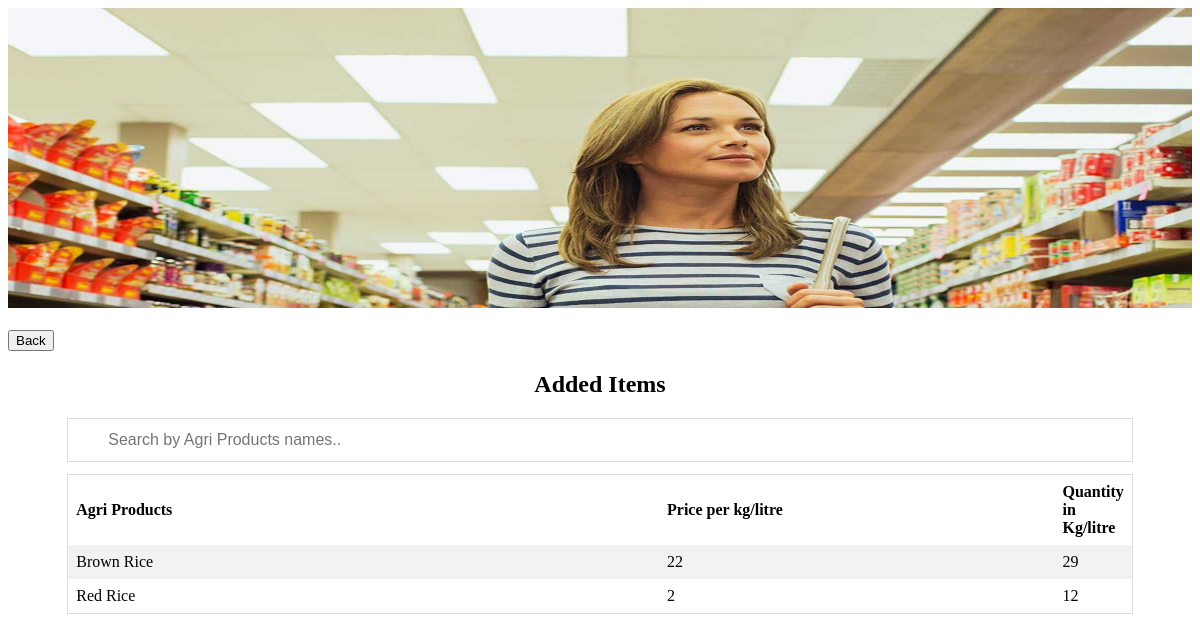
Page /supplier/added.php on the committed database.
### tables this page shows
CREATE TABLE `added_items` (
  `id` int(2) NOT NULL,
  `name` varchar(30) NOT NULL,
  `price` int(2) NOT NULL,
  `quantity` int(2) NOT NULL,
  `supplier_id` int(2) NOT NULL
);

### supplier/added.php (the view, shortened to what this page needs)
<!DOCTYPE html>
<html>
<head>
</head>
<body>
<img src="gr.jpg" alt="Nature" class="responsive" width="100%" height="300">
<br><br>
<form method="GET" action="added.php">
<button type="submit" name="back" class="registerbtn">Back</button>
</form>
<center>
<h2>Added Items</h2>
</center>
<center>
<input type="text" id="myInput" onkeyup="myFunction()" placeholder="Search by Agri Products names.." title="Type in a name">
<div style="overflow-x:auto;">
<table id="myTable">
  <tr class="header">
    <th style="width:60%;">Agri Products</th>
	<th style="width:60%;">Price per kg/litre</th>
	<th style="width:60%;">Quantity in Kg/litre</th>
    </tr>
         <?php
		 $user="root";
				$password="";
				$db="agri_shop";
				$connect=new mysqli("localhost",$user,$password,$db) or die("not connected");
$query=mysqli_query($connect,"SELECT `id` FROM `supplier_id` WHERE 1 ") or die(mysqli_error($connect));
$row=mysqli_fetch_array($query);
$sid=$row['id'];
			$query=mysqli_query($connect,"SELECT * FROM `added_items` WHERE `supplier_id`='$sid' ") or die(mysqli_error($connect));
while($row=mysqli_fetch_array($query))
{
    $name=$row['name'];
    $price=$row['price'];
	$kg=$row['quantity'];
echo" <tr>
	<td>$name</td>
    <td>$price</td>
    <td>$kg</td>
    ";
}
?>
</table>
</div>
</center>
</body>
</html>

### supplier/added.php (style rules this page uses)
* { box-sizing: border-box; }
table { border-collapse: collapse; border-spacing: 0; width: 90%; border: 1px solid #ddd; }
th, td { text-align: left; padding: 8px; }
tr:nth-child(even) { background-color: #f2f2f2 }
#myInput { background-image: url('/css/searchicon.png'); background-position: 10px 10px; background-repeat: no-repeat; width: 90%; font-size: 16px; padding: 12px 20px 12px 40px; border: 1px solid #ddd; margin-bottom: 12px; }

### rows in the picture
added_items: name "Brown Rice", price "22", quantity "29"
added_items: name "Red Rice", price "2", quantity "12"
